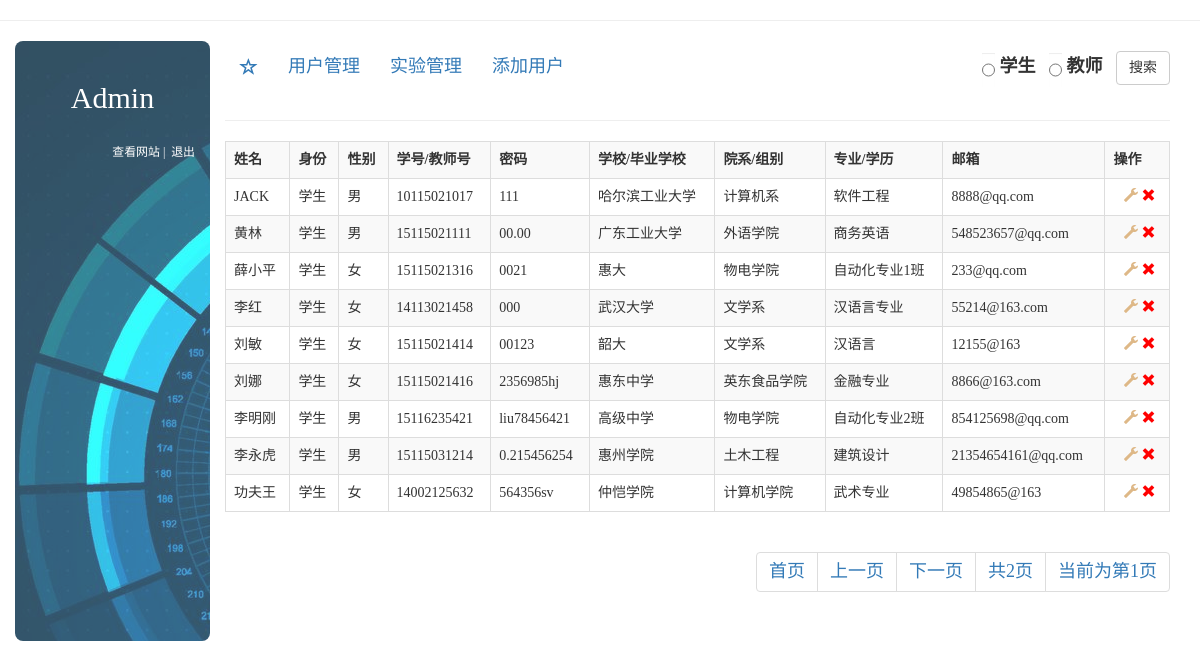
/Linhua/admin.php, run on the app's committed database.
### tables this page shows
CREATE TABLE IF NOT EXISTS `stu_information` (
  `number` varchar(15) NOT NULL DEFAULT '' COMMENT '学号',
  `password` varchar(20) NOT NULL COMMENT '密码',
  `name` varchar(10) NOT NULL DEFAULT '' COMMENT '姓名',
  `sex` varchar(5) DEFAULT NULL COMMENT '性别',
  `school` varchar(20) DEFAULT NULL COMMENT '学校',
  `institute` varchar(20) DEFAULT NULL COMMENT '学院',
  `major` varchar(20) DEFAULT NULL COMMENT '专业',
  `email` varchar(20) DEFAULT NULL COMMENT '邮箱',
  PRIMARY KEY (`number`)
);

### Linhua/admin.php (called while the page is built, shortened)
<?php
include "./include.php";
$page=isset($_GET['page'])?intval($_GET['page']):1;
$choose=isset($_GET['choose'])?$_GET['choose']:"学生";
$num=9;
if($choose=='学生')
	$sql="SELECT * FROM stu_information";
else
	$sql="SELECT * FROM tea_information";
$result=mysqli_query($con,$sql);
$total=mysqli_num_rows($result);
$pagenum=ceil($total/$num);
$page=min($pagenum,$page);
$offset=($page-1)*$num;
$sqll=$sql." limit ".$offset.",".$num;
$content=array();
$res=mysqli_query($con,$sqll);
while ($row=mysqli_fetch_array($res)) {
    if(isset($row['major'])){
	    $con=compact('number','passwd','name','sex','school','email','major_education','institute_group','indentity','choose');
    }else{
    	$indentity="教师";
	    $major_education=$row['education'];
	    $institute_group=$row['group'];
	    $con=compact('number','passwd','name','sex','school','email','major_education','institute_group','indentity','choose');
    }
    array_push($content, $con);
}
$allpage=compact('prepg','nextpg','pre','next','pagenum','page');
$smarty->assign('page',$allpage);
$smarty->assign("content",$content);
$smarty->display('admin.html');
?>

### Linhua/templates_c/%%FC^FCD^FCD2B37A%%admin.html.php (the view, shortened to what this page needs)
<!DOCTYPE html>
<html>
	<head>
		<link rel="stylesheet" href="bootstrap-3.3.5-dist/css/bootstrap.css" />
		<link rel="stylesheet" href="another_css/admin.css" />
	</head>
	<body>
		<hr />
		<div class="container">
		<div class="row">
			<div class="col-md-2">
				<h2>Admin</h2>
				<br />
				<small>
					<a href="main.php">查看网站</a>&nbsp;|
					<a href="admin_login.php">&nbsp;退出</a>
				</small>
			</div>
			<div class="col-md-10">
				<div class="main">
				<nav class="nav nav-pills">
					<div class="navbar-header">
						<a href="#" class="navbar-brand glyphicon glyphicon-star-empty"></a>
					</div>
					<ul class="nav navbar-nav">
						<li class="active"><a href="#one" data-toggle = "tab">用户管理</a></li>
						<li><a href="#two" data-toggle = "tab">实验管理</a></li>
						<li><a href="#three" data-toggle = "tab">添加用户</a></li>
					</ul>
	                  <form class="navbar-form navbar-right" id="choose" method="GET" action="./admin.php">
						<div class="form-group search">
							<div class="form-group">
								<label>
								<input type="radio" name="choose" value="学生"  class="form-control" id="student"/>&nbsp;学生&nbsp;&nbsp;
								<input type="radio" name="choose" value="教师"  class="form-control" id="teacher"/>&nbsp;教师&nbsp;&nbsp;</label>
								 <a href="javascript:login()" class="btn btn-default">搜索</a>
							</div>
						</div>
					</form>
				</nav>
				<hr />
				<div class="tab-content">
						<div class="tab-pane slide in active" id="one">
							<table class="table table-bordered table-striped">
								<tr>
									<th>姓名</th>
									<th>身份</th>
									<th>性别</th>
									<th>学号/教师号</th>
									<th>密码</th>
									<th>学校/毕业学校</th>
									<th>院系/组别</th>
									<th>专业/学历</th>
									<th>邮箱</th>
									<th>操作</th>
								</tr>
								<?php $_from = $this->_tpl_vars['content']; if (!is_array($_from) && !is_object($_from)) { settype($_from, 'array'); }if (count($_from)):
    foreach ($_from as $this->_tpl_vars['v']):
?>
								<tr>
									<td><?php echo $this->_tpl_vars['v']['name']; ?>
</td>
									<td><?php echo $this->_tpl_vars['v']['indentity']; ?>
</td>
									<td><?php echo $this->_tpl_vars['v']['sex']; ?>
</td>
									<td><?php echo $this->_tpl_vars['v']['number']; ?>
</td>
									<td><?php echo $this->_tpl_vars['v']['passwd']; ?>
</td>
									<td><?php echo $this->_tpl_vars['v']['school']; ?>
</td>
									<td><?php echo $this->_tpl_vars['v']['institute_group']; ?>
</td>
									<td><?php echo $this->_tpl_vars['v']['major_education']; ?>
</td>
									<td><?php echo $this->_tpl_vars['v']['email']; ?>
</td>
									<td>
										<a href="admin_modify.php?number=<?php echo $this->_tpl_vars['v']['number']; ?>
&indentity=<?php echo $this->_tpl_vars['v']['indentity']; ?>
" title="修改信息">
											<span class="glyphicon glyphicon-wrench" style="color: burlywood;"></span>
										</a>
										<a href="./admin.php?delete=true&number=<?php echo $this->_tpl_vars['v']['number']; ?>
&choose=<?php echo $this->_tpl_vars['v']['indentity']; ?>
" title="删除用户" onClick="return test();">
											<span class="glyphicon glyphicon-remove"></span>
										</a>
									</td>
								</tr>
								 <?php endforeach; endif; unset($_from); ?>
							</table>
							<ul class="pagination">
								<li><a href="admin.php?choose=<?php echo $this->_tpl_vars['v']['choose']; ?>
&page=1">首页</a></li>
								<li><a href="admin.php?choose=<?php echo $this->_tpl_vars['v']['choose']; ?>
&page=<?php echo $this->_tpl_vars['page']['prepg']; ?>
"><?php echo $this->_tpl_vars['page']['pre']; ?>
</a></li>
							    <li><a href="admin.php?choose=<?php echo $this->_tpl_vars['v']['choose']; ?>
&page=<?php echo $this->_tpl_vars['page']['nextpg']; ?>
"><?php echo $this->_tpl_vars['page']['next']; ?>
</a></li>
								<li><a href="#">共<?php echo $this->_tpl_vars['page']['pagenum']; ?>
页</a></li>
								<li><a href="#">当前为第<?php echo $this->_tpl_vars['page']['page']; ?>
页</a></li>
							</ul>
						</div>
					</div>
				</div>
			</div>
		</div>
		</div>
	</body>
</html>

### Linhua/another_css/admin.css (style rules this page uses)
body { font-family: "微软雅黑"; }
nav { font-size: 18px; }
.tab-content { font-size: 18px; }
.tab-content table { font-size: 14px; }
.col-md-2 { height: 600px; background: url(../image/7.jpg); padding-top: 20px; background-repeat: no-repeat; background-position-x: -50px; opacity: 0.8; border-radius: 8px; text-align: center; }
.row .col-md-2 { color: white; }
.col-md-2 a { color: white; }
small { float: right; }
span { color: red; }
.pagination { float: right; }

### data on the page
stu_information: name "JACK", _tpl_vars "学生", sex "男", number "10115021017", password "111", school "哈尔滨工业大学", institute "计算机系", major "软件工程", email "8888@qq.com"
stu_information: name "黄林", _tpl_vars "学生", sex "男", number "15115021111", password "00.00", school "广东工业大学", institute "外语学院", major "商务英语", email "548523657@qq.com"
stu_information: name "薛小平", _tpl_vars "学生", sex "女", number "15115021316", password "0021", school "惠大", institute "物电学院", major "自动化专业1班", email "233@qq.com"
stu_information: name "李红", _tpl_vars "学生", sex "女", number "14113021458", password "000", school "武汉大学", institute "文学系", major "汉语言专业", email "55214@163.com"
stu_information: name "刘敏", _tpl_vars "学生", sex "女", number "15115021414", password "00123", school "韶大", institute "文学系", major "汉语言", email "12155@163"
stu_information: name "刘娜", _tpl_vars "学生", sex "女", number "15115021416", password "2356985hj", school "惠东中学", institute "英东食品学院", major "金融专业", email "8866@163.com"
stu_information: name "李明刚", _tpl_vars "学生", sex "男", number "15116235421", password "liu78456421", school "高级中学", institute "物电学院", major "自动化专业2班", email "854125698@qq.com"
stu_information: name "李永虎", _tpl_vars "学生", sex "男", number "15115031214", password "0.215456254", school "惠州学院", institute "土木工程", major "建筑设计", email "21354654161@qq.com"
stu_information: name "功夫王", _tpl_vars "学生", sex "女", number "14002125632", password "564356sv", school "仲恺学院", institute "计算机学院", major "武术专业", email "49854865@163"

### other printed values
$this->_tpl_vars['page']['pre'] "上一页"
$this->_tpl_vars['page']['next'] "下一页"
$this->_tpl_vars['page']['pagenum'] "2"
$this->_tpl_vars['page']['page'] "1"
